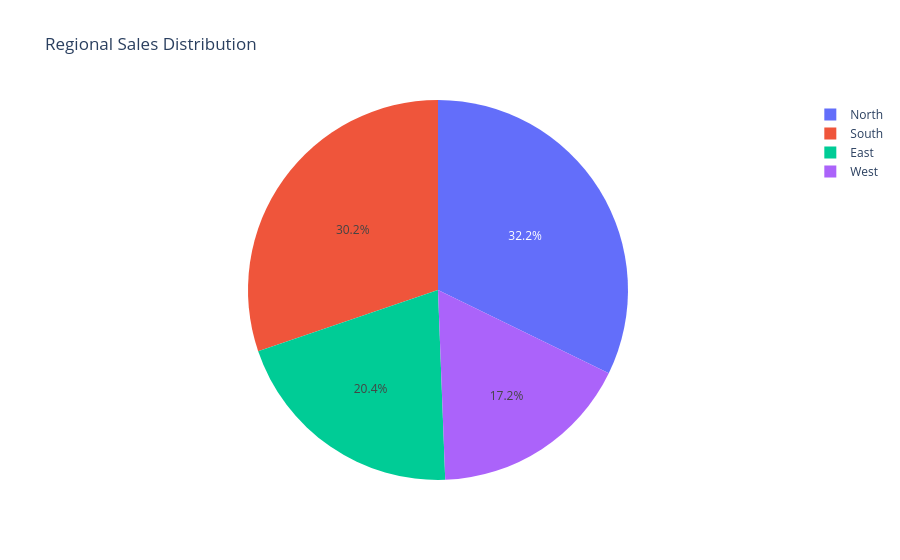

Notebook cell for this chart:
### Code cell
region_sales = df.groupby("Region")["Total_Sales"].sum().reset_index()

fig = px.pie(
    region_sales,
    names="Region",
    values="Total_Sales",
    title="Regional Sales Distribution"
)

fig.show()

fig.write_image("visualizations/regional_sales.png")

### Figure 1 — Plotly figure (JSON) as saved in the notebook; plotly's stock layout.template omitted (floating-point values rounded to 4 significant figures)
{"data": [{"domain": {"x": [0, 1], "y": [0, 1]}, "hovertemplate": "Region=%{label}<br>Total_Sales=%{value}<extra></extra>", "labels": ["East", "North", "South", "West"], "legendgroup": "", "name": "", "showlegend": true, "type": "pie", "values": [2519639, 3983635, 3737852, 2123922]}], "layout": {"legend": {"tracegroupgap": 0}, "title": {"text": "Regional Sales Distribution"}}}
